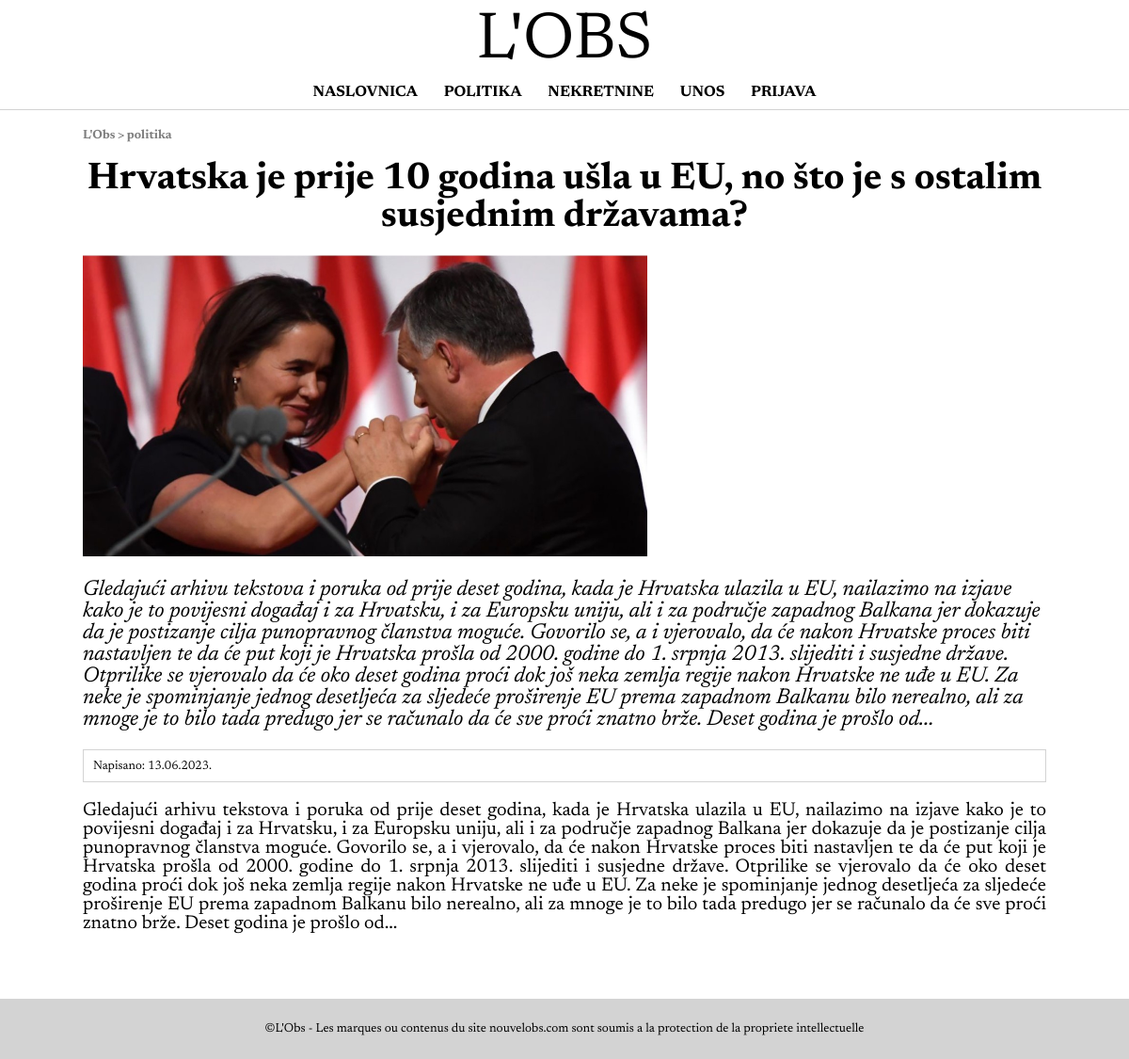
Page /clanak.php?id=1 on the committed database.
### tables this page shows
CREATE TABLE `vijesti` (
  `id` int(11) NOT NULL,
  `datum` varchar(32) NOT NULL,
  `naslov` varchar(128) NOT NULL,
  `sazetak` text NOT NULL,
  `tekst` text NOT NULL,
  `slika` varchar(64) NOT NULL,
  `kategorija` varchar(64) NOT NULL,
  `arhiva` tinyint(1) NOT NULL
);

### clanak.php (the view, shortened to what this page needs)
<?php
    include 'connect.php';
?>
<!DOCTYPE html>
<html lang="en">
<head>
    <link rel="stylesheet" href="style.css">
</head>
<body>
    <header>
        <h1>L'OBS</h1>
        <nav>
            <a href="index.php">NASLOVNICA</a>
            <a href="kategorija.php?id=politika">POLITIKA</a>
            <a href="kategorija.php?id=nekretnine">NEKRETNINE</a>
            <a href="unos.php">UNOS</a>
            <?php
                if (isset($_SESSION['username']) && $_SESSION['level'] == 1) {
                    echo '<a href="administracija.php">ADMINISTRACIJA</a>';
                    echo '<a href="logout.php">ODJAVA</a>';
                } else if (isset($_SESSION['username']) && $_SESSION['level'] == 0) {
                    echo '<a href="logout.php">ODJAVA</a>';
                } else {
                    echo '<a href="login.php">PRIJAVA</a>';
                }
            ?>
        </nav>
    </header>
    <main id="unos">
        <?php
            $id = $_GET['id'];
            $query = "SELECT * FROM vijesti WHERE id = $id";
            $result = mysqli_query($dbc, $query);
            if ($row = mysqli_fetch_array($result)) {
                ?>
                <section>
                    <h4>
                        L'Obs &gt; <span><?php echo $row['kategorija']; ?></span>
                    </h4>
                    <h1>
                        <?php echo $row['naslov']; ?>
                    </h1>
                    <img src="<?php echo UPLPATH . $row['slika']; ?>">
                    <h2>
                        <i><?php echo $row['sazetak']; ?></i>
                    </h2>
                    <div id="date">
                        Napisano: <span><?php echo $row['datum']; ?></span>
                    </div>
                    <p>
                        <?php echo $row['tekst']; ?>
                    </p>
                </section>
                <?php
            } else {
                echo "No results found.";
            }
        ?>
    </main>
    <footer>
        <p>©L'Obs - Les marques ou contenus du site nouvelobs.com sont soumis a la protection de la propriete intellectuelle</p>
    </footer>
</body>
</html>

### style.css (style rules this page uses)
* { padding: 0; margin: 0; font-family: 'Newsreader', serif; }
header { display: flex; flex-direction: column; text-align: center; width: 100%; border-bottom: 1px solid lightgray; }
header h1 { margin: 10px 0; font-size: 70px; font-weight: 400; }
nav { margin-bottom: 10px; }
nav a { text-decoration: none; color: black; margin: 0 12px; font-weight: 700; }
main { margin: auto; max-width: 1024px; min-height: 90vh; }
section h2 { text-align: center; margin: 60px 0; }
section:last-child { margin-bottom: 70px; }
footer { position: relative; bottom: 0; width: 100%; padding: 25px 0; background-color: lightgray; margin-top: 20px; }
footer p { padding: 0 20px; font-size: smaller; text-align: center; }
#unos { max-width: 1024px; margin: auto; }
#unos section h4 { color: gray; font-size: smaller; margin: 20px 0; }
#unos section h1 { text-align: center; font-size: 40px; font-weight: 700; }
#unos section h2 { font-weight: 400; font-size: 23px; margin: 0; text-align: left; }
#unos section img { max-width: 600px; margin: 20px 0; }
#unos #date { margin: 20px 0; border: 1px solid lightgray; padding: 10px; font-size: small; }
#unos section p { font-size: 20px; text-align: justify; }
#unos section p:last-child { margin-bottom: 60px; }

### rows in the picture
vijesti: kategorija "politika", naslov "Hrvatska je prije 10 godina ušla u EU, no što je s ostalim susjednim državama?", slika (picture), sazetak "Gledajući arhivu tekstova i poruka od prije deset godina, kada je Hrvatska ulazila u EU, nailazimo na izjave kako je to povijesni događaj i za Hrvatsku, i za Europsku uniju, ali i za područje zapadnog Balkana jer dokazuje da je postizanje cilja punopravnog članstva moguće. Govorilo se, a i vjerovalo, da će nakon Hrvatske proces biti nastavljen te da će put koji je Hrvatska prošla od 2000. godine do 1. srpnja 2013. slijediti i susjedne države. Otprilike se vjerovalo da će oko deset godina proći dok još neka zemlja regije nakon Hrvatske ne uđe u EU. Za neke je spominjanje jednog desetljeća za sljedeće proširenje EU prema zapadnom Balkanu bilo nerealno, ali za mnoge je to bilo tada predugo jer…", datum "13.06.2023.", tekst "Gledajući arhivu tekstova i poruka od prije deset godina, kada je Hrvatska ulazila u EU, nailazimo na izjave kako je to povijesni događaj i za Hrvatsku, i za Europsku uniju, ali i za područje zapadnog Balkana jer dokazuje da je postizanje cilja punopravnog članstva moguće. Govorilo se, a i vjerovalo, da će nakon Hrvatske proces biti nastavljen te da će put koji je Hrvatska prošla od 2000. godine do 1. srpnja 2013. slijediti i susjedne države. Otprilike se vjerovalo da će oko deset godina proći dok još neka zemlja regije nakon Hrvatske ne uđe u EU. Za neke je spominjanje jednog desetljeća za sljedeće proširenje EU prema zapadnom Balkanu bilo nerealno, ali za mnoge je to bilo tada predugo jer…"
